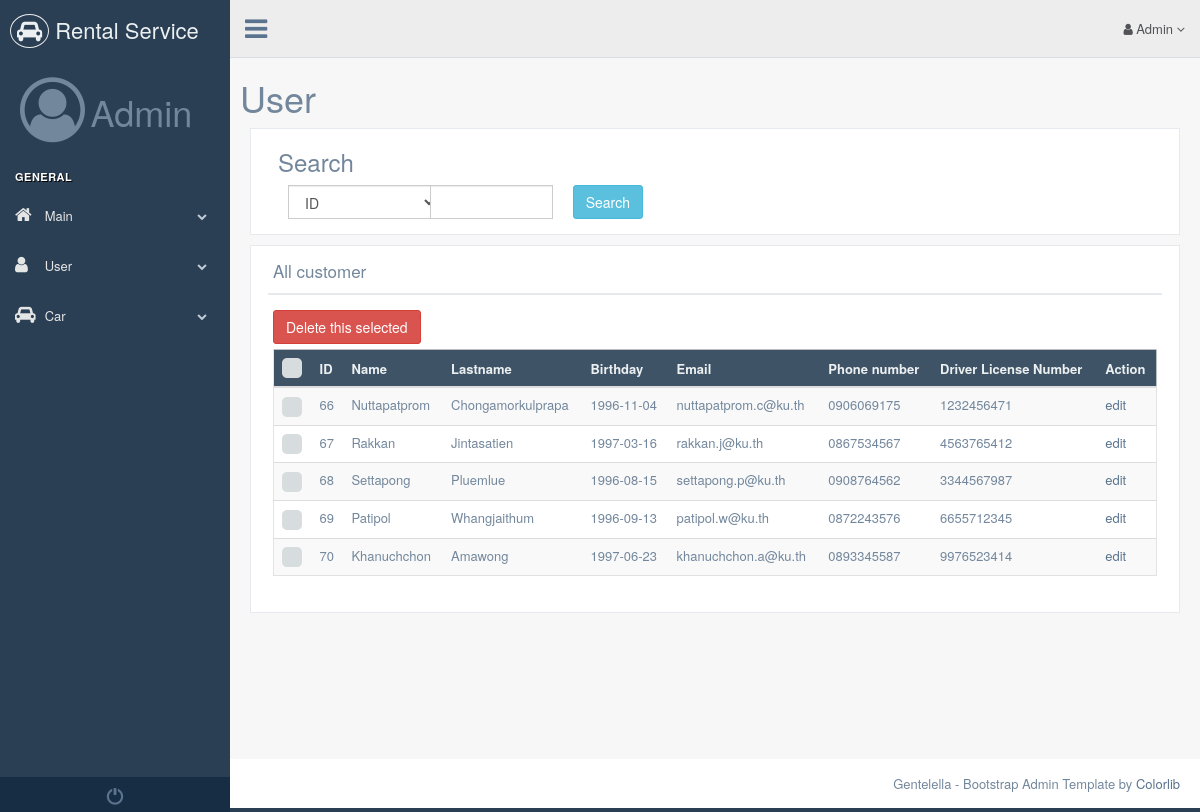
The page /adminpage/index.php?content=list-user on the database its author committed.
### tables this page shows
CREATE TABLE `customer` (
  `id` int(11) NOT NULL,
  `username` varchar(255) NOT NULL,
  `password` varchar(255) NOT NULL,
  `name` varchar(255) NOT NULL,
  `lastname` varchar(255) NOT NULL,
  `birthday` date NOT NULL,
  `email` varchar(255) NOT NULL,
  `phone` varchar(255) NOT NULL,
  `dln` varchar(255) NOT NULL
);

### adminpage/listuser.php (the view, shortened to what this page needs)
<?php
$link = @mysqli_connect("localhost", "root", "", "Car_Rental_System")
 			or die(mysqli_connect_error()."</body></html>");
if(@$_GET['c']&&@$_GET['q']){
	$sql = "SELECT id,name,lastname,birthday,email,phone,dln FROM customer WHERE ".$_GET['c']." LIKE '%".$_GET['q']."%'";
}
else {
	$sql = "SELECT id,name,lastname,birthday,email,phone,dln FROM customer";
}
$result = mysqli_query($link, $sql);
$num_fields = mysqli_num_fields($result);
?>
<!DOCTYPE html>
<html lang="en">
<head>
    <link href="../css/bootstrap.min.css" rel="stylesheet">
    <link href="../font-awesome/css/font-awesome.min.css" rel="stylesheet">
    <link href="../css/green.css" rel="stylesheet">
    <link href="../css/adminpage.css" rel="stylesheet">
</head>
<body>
<div class="right_col" role="main">
    <div class="">
        <div class="row">
            <h1>User</h1>
            <div class="col-md-12 col-sm-12 col-xs-12">
                <div class="x_panel">
            <form  method="get">
                <div class = "col-md-6">
                    <h3> Search </h3>
                    <div class = "col-md-4 align-self-start">
                        <select class="form-control" name="c" style = "width: 150px ; float: left;">
                            <option value="id">ID</option>
                        </select>
                    </div>
                    <div class = "col-md-4 align-self-start">
                        <input type="text" class="form-control" name="q" autocomplete="off" style = "float:left;"><br>
                    </div>
                    <div class = "col-md-4 <align-self-start></align-self-start>">
                        <input type="submit" class="btn btn-info" value="Search">
                    </div>
                </div>
            </form>
            </div>
                <div class="x_panel">
                    <div class="x_title">
                        <h2><?php if(@$_GET['c'] && @$_GET['q']){ echo $_GET['c'].": ".$_GET['q']; }
                                    else echo "All customer"; ?> </h2>
                        <div class="clearfix"></div>
                    </div>
                    <div class="x_content">
                        <div class="table-responsive">
                            <form method="post">
                                <button id="tmp" class="btn btn-danger">Delete this selected</button>
                                    <table class="table table-striped jambo_table bulk_action">
                                <thead>
                                    <tr class="headings">
                                        <th>
                                        </th>
                                        <th class="column-title">ID </th>
                                        <th class="column-title">Name </th>
                                        <th class="column-title">Lastname </th>
                                        <th class="column-title">Birthday </th>
                                        <th class="column-title">Email </th>
                                        <th class="column-title">Phone number </th>
                                        <th class="column-title">Driver License Number</th>
                                        <th class="column-title">Action</th>
                                    </tr>
                                </thead>
                                <tbody>
                                        <?php
                                            while($data = mysqli_fetch_array($result)) {
                                                echo '<tr class="even pointer">
                                                        <td class="a-center ">
                                                            <input type="checkbox" class="flat"  name="id[]" value="'.$data['id'].'">
                                                        ';
                                                for($i = 0; $i < $num_fields; $i++) {
                                                    echo "<td>".$data[$i]."
                                                    ";
                                                }
                                                echo '
                                                            </td>
                                                            <td>
                                                            <a href="form.php?action=update&id='.$data['id'].'">edit</a>
                                                            </td>
                                                        </td>
                                                    </tr>';
                                            }
                                        ?>
                                </tbody>
                            </table>
                            </form>
                        </div>
                    </div>
                </div>
            </div>
        </div>
    </div>
</div>
</body>
</html>

### rows shown on the page
customer: id "66", name "Nuttapatprom", lastname "Chongamorkulprapa", birthday "1996-11-04", email "nuttapatprom.c@ku.th", phone "0906069175", dln "1232456471"
customer: id "67", name "Rakkan", lastname "Jintasatien", birthday "1997-03-16", email "rakkan.j@ku.th", phone "0867534567", dln "4563765412"
customer: id "68", name "Settapong", lastname "Pluemlue", birthday "1996-08-15", email "settapong.p@ku.th", phone "0908764562", dln "3344567987"
customer: id "69", name "Patipol", lastname "Whangjaithum", birthday "1996-09-13", email "patipol.w@ku.th", phone "0872243576", dln "6655712345"
customer: id "70", name "Khanuchchon", lastname "Amawong", birthday "1997-06-23", email "khanuchchon.a@ku.th", phone "0893345587", dln "9976523414"
